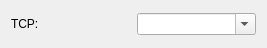
<?xml version="1.0" encoding="UTF-8"?>
<ui version="4.0">
 <class>TCPSourceWidget</class>
 <widget class="QWidget" name="TCPSourceWidget">
  <property name="geometry">
   <rect>
    <x>0</x>
    <y>0</y>
    <width>267</width>
    <height>48</height>
   </rect>
  </property>
  <property name="windowTitle">
   <string>Form</string>
  </property>
  <layout class="QGridLayout" name="gridLayout_2">
   <item row="0" column="0">
    <layout class="QGridLayout" name="gridLayout">
     <item row="0" column="0">
      <widget class="QLabel" name="tcpLabel">
       <property name="toolTip">
        <string>TCP address as host:port, e.g. detector.local:5000</string>
       </property>
       <property name="text">
        <string>TCP:</string>
       </property>
      </widget>
     </item>
     <item row="0" column="1">
      <widget class="QComboBox" name="tcpComboBox">
       <property name="toolTip">
        <string>&lt;html&gt;&lt;head/&gt;&lt;body&gt;&lt;p&gt;TCP address as host:port, e.g. detector.local:5000&lt;/p&gt;&lt;/body&gt;&lt;/html&gt;</string>
       </property>
       <property name="editable">
        <bool>true</bool>
       </property>
      </widget>
     </item>
    </layout>
   </item>
  </layout>
 </widget>
 <resources/>
 <connections/>
</ui>
